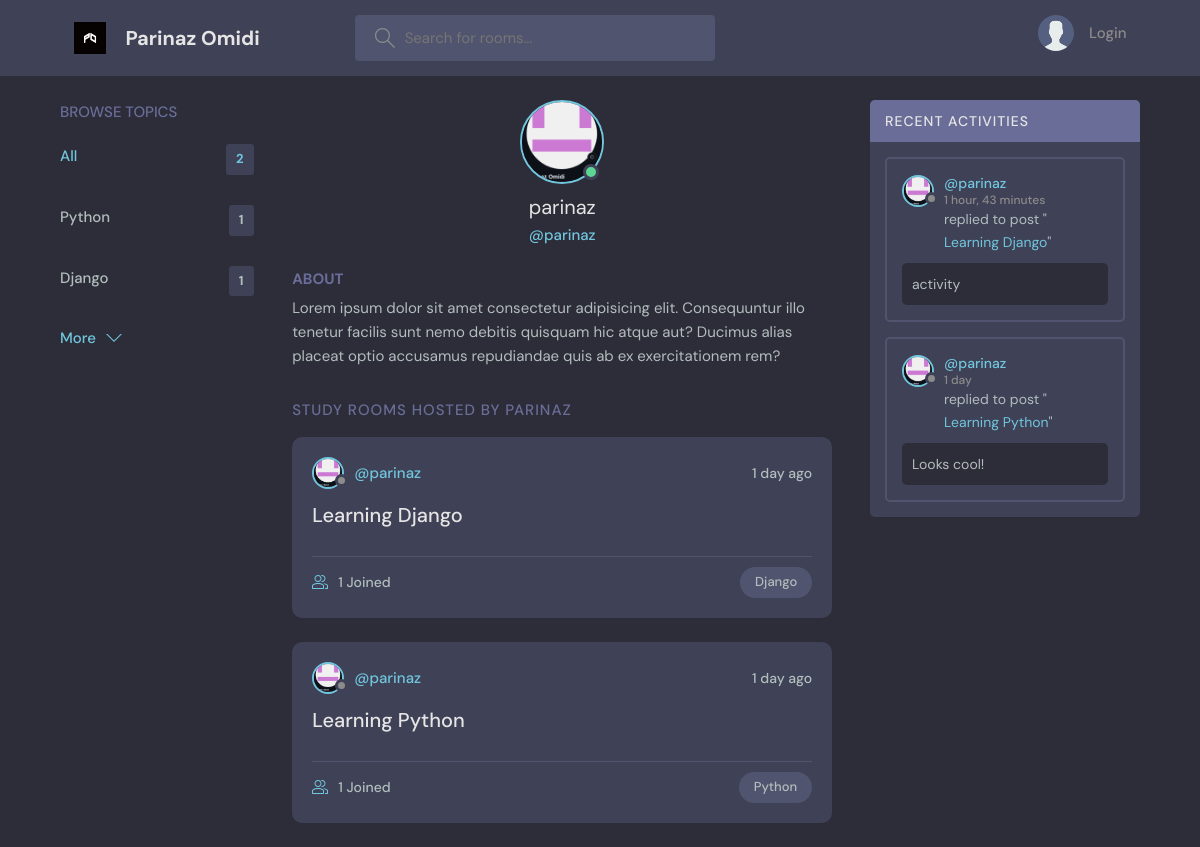
The app's page /profile/1 with its own data.
### playground/models.py (models this page shows, shortened)
class Topic(models.Model):
   name = models.CharField(max_length =200)

class User(AbstractUser):
    name = models.CharField(max_length=200, null= True)
    email = models.EmailField(unique=True, null=False)
    bio = models.TextField(null=True)
    avatar = models.ImageField(null=True, default='avatar.svg')
    REQUIRED_FIELDS = []  # Additional required fields (username is already required by AbstractUser)

class Room(models.Model):
   host= models.ForeignKey(User, on_delete= models.SET_NULL, null = True)
   topic = models.ForeignKey(Topic, on_delete = models.SET_NULL, null = True)
   name = models.CharField(max_length =200)
   description = models.TextField(null= True, blank= True)
   participants= models.ManyToManyField(User, related_name ='participants', blank=True)
   updated = models.DateTimeField(auto_now= True)
   created = models.DateTimeField(auto_now_add= True)
   class Meta:
       ordering = ['-updated', '-created']
   def __str__(self):
       return self.name

class Message(models.Model):
   user = models.ForeignKey(User, on_delete=models.CASCADE)
   room = models.ForeignKey(Room, on_delete=models.CASCADE)
   body = models.TextField()
   updated = models.DateTimeField(auto_now=True)
   created = models.DateTimeField(auto_now_add=True)
   class Meta:
       ordering = ['-updated', '-created']

### playground/views.py (the view)
# urls.py: path('profile/<str:pk>',views.userProfile, name='user-profile'),
def userProfile (request, pk):
    user = User.objects.get(id=pk)
    rooms = user.room_set.all()
    room_message = user.message_set.all()
    topics = Topic.objects.all()
    context={'user': user,
             'rooms': rooms,
             'room_message': room_message,
             'topics': topics,
             }
    return render (request,"playground/profile.html", context)

### playground/templates/playground/profile.html (shortened to what this page needs)
{% extends "main.html" %}
{% block content%}
  <main class="profile-page layout layout--3">
    <div class="container">
      {% include "playground/topic_component.html"%}
      <div class="roomList">
        <div class="profile">
          <div class="profile__avatar">
            <div class="avatar avatar--large active">
              <img src="{{user.avatar.url}}" />
            </div>
          </div>
          <div class="profile__info">
            <h3>{{user.username}}</h3>
            <p>@{{user.username}}</p>
          </div>
          <div class="profile__about">
            <h3>About</h3>
            <p>
              Lorem ipsum dolor sit amet consectetur adipisicing elit. Consequuntur illo tenetur
              facilis sunt nemo debitis quisquam hic atque aut? Ducimus alias placeat optio
              accusamus repudiandae quis ab ex exercitationem rem?
            </p>
          </div>
      </div>
        <div class="roomList__header">
          <div>
            <h2>Study Rooms Hosted by {{user.username}}</a>
            </h2>
          </div>
        </div>
        {% include 'playground/feed_component.html' %}
    </div>
      {% include 'playground/activity_component.html'%}
    </div>
  </main>
{% endblock content%}

### playground/templates/playground/topic_component.html
<div class="topics">
          <div class="topics__header">
            <h2>Browse Topics</h2>
          </div>
          <ul class="topics__list">
            <li>
              <a href="{% url 'home' %}" class="active">All <span>{{topics.count}}</span></a>
            </li>
            {% for topic in topics %}
            <li>
              <a href="{%url 'home'%}?q={{topic.name}}">{{topic.name}}<span>{{topic.room_set.all.count}}</span></a>
            </li>
            {% endfor %}
          </ul>
          <a class="btn btn--link" href="{% url 'topics' %}">
            More
            <svg version="1.1" xmlns="http://www.w3.org/2000/svg" width="32" height="32" viewBox="0 0 32 32">
              <title>chevron-down</title>
              <path d="M16 21l-13-13h-3l16 16 16-16h-3l-13 13z"></path>
            </svg>
          </a>
</div>

### playground/templates/playground/feed_component.html (shortened to what this page needs)
{% for room in rooms%}
<div class="roomListRoom">
    <div class="roomListRoom__header">
        <a href="{% url 'user-profile' room.host.id %}" class="roomListRoom__author">
        <div class="avatar avatar--small">
        <img src="{{room.host.avatar.url}}" />
    </div>
        <span>@{{room.host.username}}</span>
        </a>
    <div class="roomListRoom__actions">
        <span>{{room.created|timesince}} ago</span>
    </div>
        </div>
    <div class="roomListRoom__content">
        <a href="{% url "room" room.id %}">{{room.name}}</a>
    </div>
    <div class="roomListRoom__meta">
        <a href="{% url "room" room.id %}" class="roomListRoom__joined">
                {{room.participants.all.count}} Joined
              </a>
              <p class="roomListRoom__topic">{{room.topic.name}}</p>
    </div>
</div>
{% endfor %}

### playground/templates/playground/activity_component.html (shortened to what this page needs)
<div class="activities">
    <div class="activities__header">
        <h2>Recent Activities</h2>
    </div>
    {% for message in room_message %}
    <div class="activities__box">
        <div class="activities__boxHeader roomListRoom__header">
            <a href="{% url 'user-profile' message.user.id %}" class="roomListRoom__author">
                <div class="avatar avatar--small">
                    <img src="{{message.user.avatar.url}}" />
                </div>
                <p>@{{message.user}}
                    <span>{{message.created|timesince}}</span>
                </p>
            </a>
        </div>
        <div class="activities__boxContent">
            <p>replied to post "<a href="{% url 'room' message.room.id %}">{{message.room}}</a>"</p>
            <div class="activities__boxRoomContent">
                {{message.body}}
            </div>
        </div>
    </div>
    {% endfor %}
</div>

### records on screen
Topic: name "Python", room_set.all.count "1"
Topic: name "Django", room_set.all.count "1"
User: avatar (picture), username "parinaz", username "PARINAZ"
Room: host.avatar (picture), host.username "parinaz", created "1 day", name "Learning Django", participants.all.count "1", topic.name "Django"
Room: host.avatar (picture), host.username "parinaz", created "1 day", name "Learning Python", participants.all.count "1", topic.name "Python"
Message: user.avatar (picture), user "parinaz", created "1 hour, 43 minutes", room "Learning Django", body "activity"
Message: user.avatar (picture), user "parinaz", created "1 day", room "Learning Python", body "Looks cool!"

### other values on screen
{{ topics.count }} "2"
